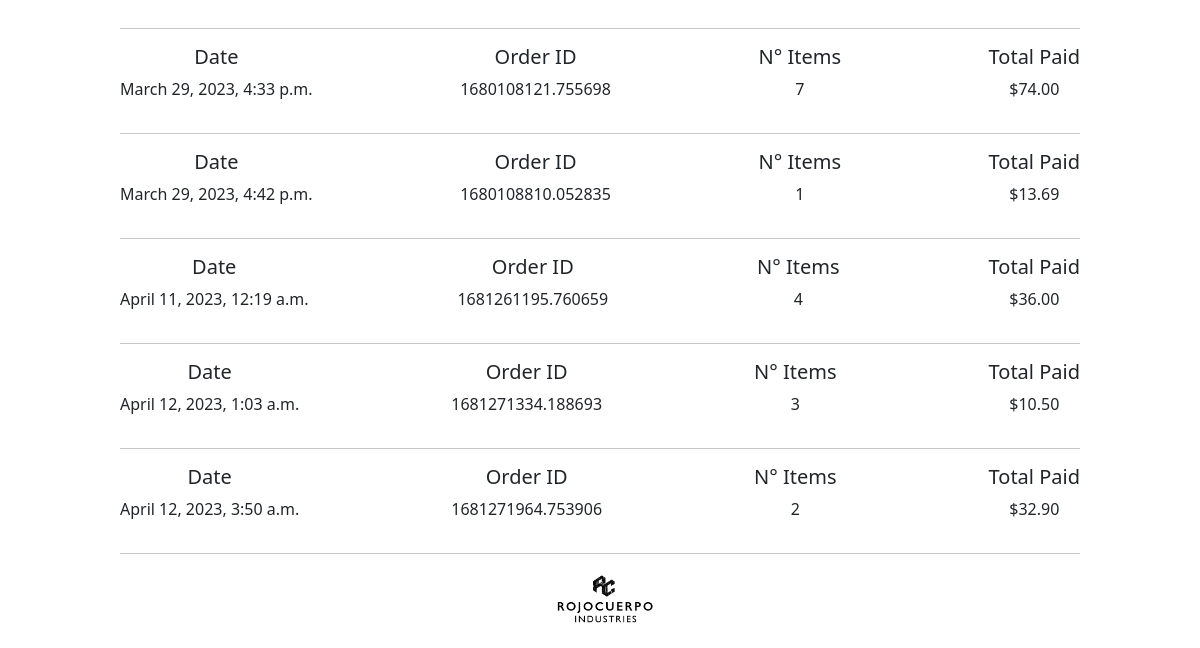
Page /dashboard (signed in, lower part) on the earlier database version.
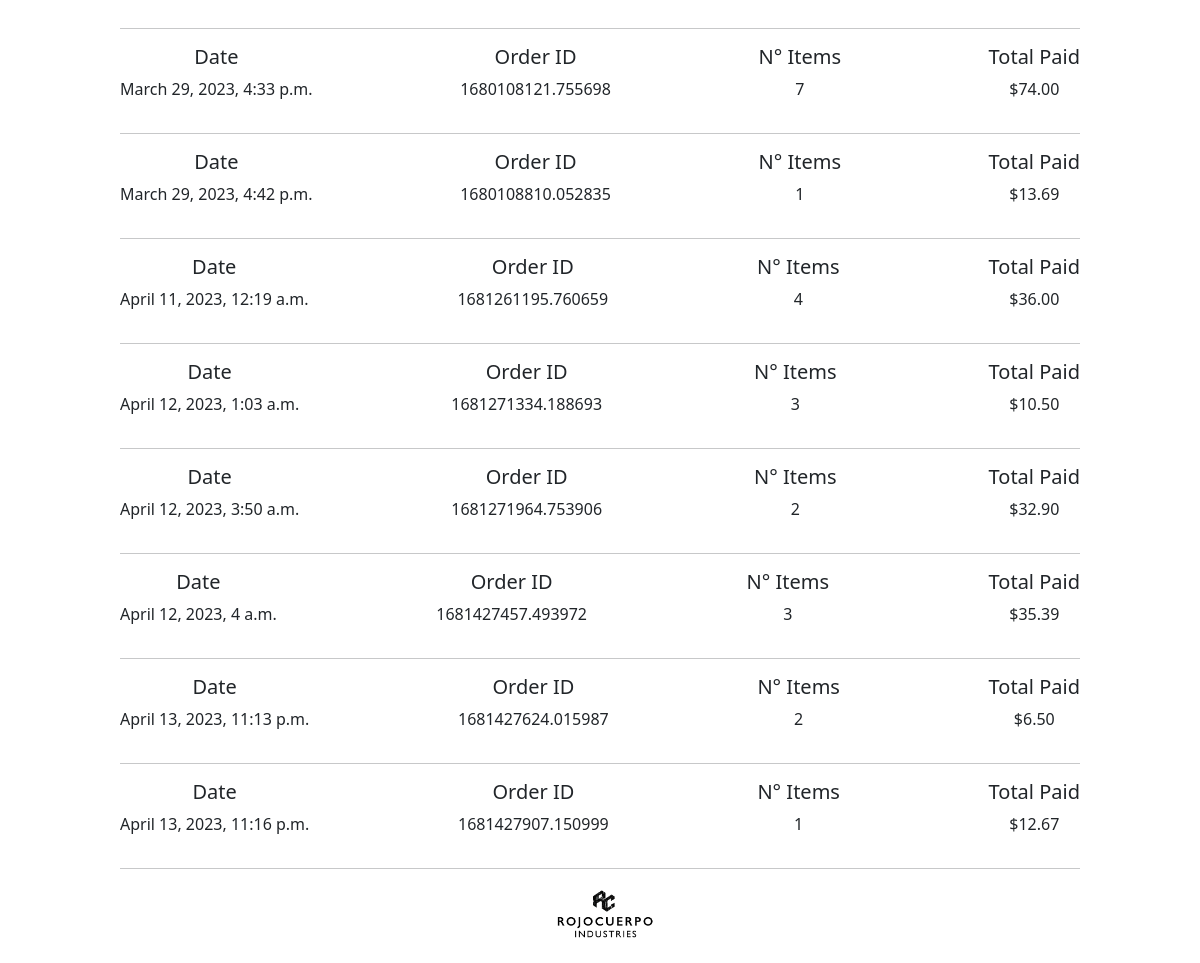
Same page on the later database version.
### main/models.py (models this page shows, shortened)
class Order(models.Model):
    customer = models.ForeignKey(User, on_delete=models.CASCADE, blank=True, null=True)
    complete = models.BooleanField(default=False, null=True, blank=True)
    order_id = models.CharField(max_length=200)
    date = models.DateTimeField(auto_now_add=True)
    @property
    def get_total_price(self):
        items = self.orderitem_set.all()
        total = sum([float(item.get_total) for item in items])
        return "{:.2f}".format(total)
    @property
    def get_total_items(self):
        items = self.orderitem_set.all()
        total = sum([item.quantity for item in items])
        return total

class OrderItem(models.Model):
    product = models.ForeignKey(Product, on_delete=models.SET_NULL, blank=True, null=True)
    order = models.ForeignKey(Order, on_delete=models.SET_NULL, blank=True, null=True)
    quantity = models.IntegerField(default=0, null=True, blank=True)
    date = models.DateTimeField(auto_now_add=True)
    @property
    def get_total(self):
        total = self.product.price * self.quantity
        return "{:.2f}".format(total)

class Product(models.Model):
    name = models.CharField(max_length=200)
    description = models.TextField()
    price = models.DecimalField(max_digits=7, decimal_places=2)
    img = models.ImageField(null=False, blank=True, upload_to='products/', default=None)
    tag = models.ManyToManyField(Tag, blank=True, related_name='product')
    slug = models.SlugField(max_length=50, unique=True, default=None)
    featured = models.BooleanField(default=False)
    stripe_price_id = models.CharField(max_length=2000, null=True)

### main/views.py (the view)
# urls.py: path('dashboard', v.dashboard, name="dashboard"),
def dashboard(request):
    context = {}
    if request.user.is_authenticated:
        customer = request.user
        orders = m.Order.objects.filter(customer=customer, complete=True)
        context['orders'] = orders
        if request.POST:
            shipping_form = f.ShippingForm(request.POST)
            if shipping_form.is_valid():
                new_address = m.ShippingAddress(
                    customer=request.user,
                    street_1=shipping_form['street_1'].data,
                    street_2=shipping_form['street_2'].data,
                    zip=shipping_form['zip'].data
                )
                new_address.save()
            return redirect(reverse('dashboard'))
        else:
            try:
                address = m.ShippingAddress.objects.filter(customer=request.user.id)
                if len(address) > 1:
                    shipping_form = f.ShippingForm()
                    context['shipping_form'] = shipping_form
                    context['multiple_address'] = address
                    return render(request, "main/dashboard.html", context=context)
                if len(address) == 1:
                    data = {'street_1': address[0].street_1,
                            'street_2': address[0].street_2,
                            'zip': address[0].zip}
                    shipping_form = f.ShippingForm(data)
                    context['shipping_form'] = shipping_form
                    context['single_address'] = address[0]
                    return render(request, "main/dashboard.html", context=context)
                else:
                    shipping_form = f.ShippingForm()
                    context['no_address'] = True
                    context['shipping_form'] = shipping_form
                    return render(request, "main/dashboard.html", context=context)
            except Exception as e:
                print(e)
            return render(request, "main/dashboard.html", context=context)
    else:
        return redirect(reverse('welcome'))

### main/templates/main/dashboard.html (shortened to what this page needs)
{% extends 'base.html' %}
{% load static %}
{% load crispy_forms_tags %}
{% block body %}
<div class="main-container">
    <div class="check-orders-container">
        {% for i in orders %}
        <div class="orders-container">
            <div>
                <h5>Date</h5>
                <p>{{ i.date }}</p>
            </div>
            <div>
                <h5>Order ID</h5>
                <p>{{ i.order_id }}</p>
            </div>
            <div>
                <h5>N° Items</h5>
                <p>{{ i.get_total_items }}</p>
            </div>
            <div>
                <h5>Total Paid</h5>
                <p>${{ i.get_total_price }}</p>
            </div>
        </div>
        <hr>
        {% endfor %}
    </div>
</div>
{% endblock %}

Differences in the rows shown:
now on this page (row edited): Order: date "April 12, 2023, 4 a.m.", order_id "1681427457.493972", get_total_items "3", get_total_price "35.39"
added Order: date "April 13, 2023, 11:13 p.m.", order_id "1681427624.015987", get_total_items "2", get_total_price "6.50"
added Order: date "April 13, 2023, 11:16 p.m.", order_id "1681427907.150999", get_total_items "1", get_total_price "12.67"
